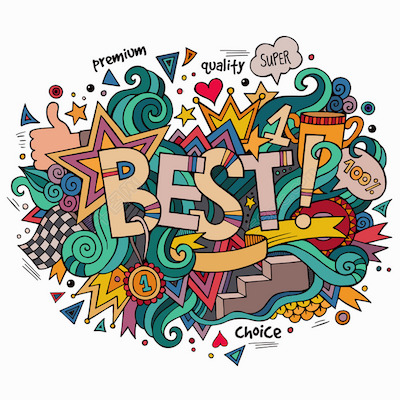
%> input picture Coursework02/Bo_Yuan_17017757/Image/best.jpeg, 400 x 400 px
$ octave Task04.m   (GNU Octave 9; MATLAB toolbox functions it lacks are replaced by stand-ins)
%> lines starting %> are read from the running program, lines starting %| are printed output that depends on the picture
### Coursework02/Bo_Yuan_17017757/mixGradient.m
function result = mixGradient(im_target,im_source)

%create the gradient mask for the first derivative
grad_mask_x=[-1 1];
grad_mask_y=[-1;1];

%get the first derivative of the target image

g_x_target=conv2(im_target(:,:),grad_mask_x, 'same');
g_y_target=conv2(im_target(:,:),grad_mask_y, 'same');
g_mag_target=sqrt(g_x_target.^2+g_y_target.^2);

%get the first derivative of the source image
g_x_source=conv2(im_source(:,:),grad_mask_x, 'same');
g_y_source=conv2(im_source(:,:),grad_mask_y, 'same');
g_mag_source=sqrt(g_x_source.^2+g_y_source.^2);

%work with 1-D
g_mag_target=g_mag_target(:);
g_mag_source=g_mag_source(:);

%initialize the final gradient with the source gradient
g_x_final=g_x_source(:);
g_y_final=g_y_source(:);

%if the gradient of the target image is larger than the gradient of
%the source image, use the target's gradient instead
g_x_final(abs(g_mag_target)>abs(g_mag_source))=...
            g_x_target(g_mag_target>g_mag_source);
g_y_final(abs(g_mag_target)>abs(g_mag_source))=...
            g_y_target(g_mag_target>g_mag_source);

%map to 2-D
g_x_final=reshape(g_x_final,size(im_source,1),size(im_source,2));
g_y_final=reshape(g_y_final,size(im_source,1),size(im_source,2));

%get the final laplacian of the combination between the source and
%target images lap=second deriv of x + second deriv of y
lap=conv2(g_x_final,grad_mask_x, 'same');
lap=lap+conv2(g_y_final,grad_mask_y, 'same');

result = lap;

end

### Coursework02/Bo_Yuan_17017757/compute1DIndex.m
function result = compute1DIndex(mask)

%create a matrix, its size is equal to the mask
[m,n] = size(mask);
matrix = zeros();

index = 1;

for i = 1:m
    for j = 1:n

        % if the point is the one which needs to compute (value is equal to 1)
        if mask(i,j) == 1

            % give the point a 1d index
            matrix(i,j) = index;

            index=index+1;
        end
    end
end

result = matrix;

end

### Coursework02/Bo_Yuan_17017757/constructEquation.m
function [A,b] = constructEquation(n,im_target,im_mask,lap,indexMatrix)
    %At most, there are 5 coefficients per row
    %
    coeff_num = 5;

    %create the sparse matrix to save memory
    A = spalloc(n, n, n*coeff_num);

    b = zeros(n,1);

    index = 0;

    for x=1:size(indexMatrix,1)
        for y=1:size(indexMatrix,2)

            if im_mask(x,y)==1

                index = index+1;
                A(index,index)=4; %the diagonal represent the current pixel

                %check the boundary
                if im_mask(x-1,y)==0 %known left pixel
                    b(index)=im_target(x-1,y); %add it to B
                else %unknown boundary
                    A(index,indexMatrix(x-1,y))=-1; %set its coefficient to -1
                end
                if im_mask(x+1,y)==0 %known right pixel
                    b(index)=b(index)+im_target(x+1,y); %add it to B
                else %unknown boundary
                    A(index,indexMatrix(x+1,y))=-1; %set its coefficient to -1
                end
                if im_mask(x,y-1)==0 %known bottom pixel
                    b(index)=b(index)+im_target(x,y-1); %add it to B
                else %unknown boundary
                    A(index,indexMatrix(x,y-1))=-1; %set its coefficient to -1
                end
                if im_mask(x,y+1)==0 %known top pixel
                    b(index)=b(index)+im_target(x,y+1); %add it to B
                else %unknown boundary
                    A(index,indexMatrix(x,y+1))=-1; %set its coefficient to -1
                end

                %update the B vector with the laplacian value

                b(index)=b(index)-lap(x,y);

            end

        end
    end

end

### Coursework02/Bo_Yuan_17017757/Task04.m
close all;
clear;
clc;

%% read image / convert the type to double
im_source   = imread('image/best.jpeg');
%> im_source is the input picture: size 400x400x3 uint8; mean R, G, B 186.2, 183.1, 172.6
im_whole_target   = imread('image/wall.jpeg');
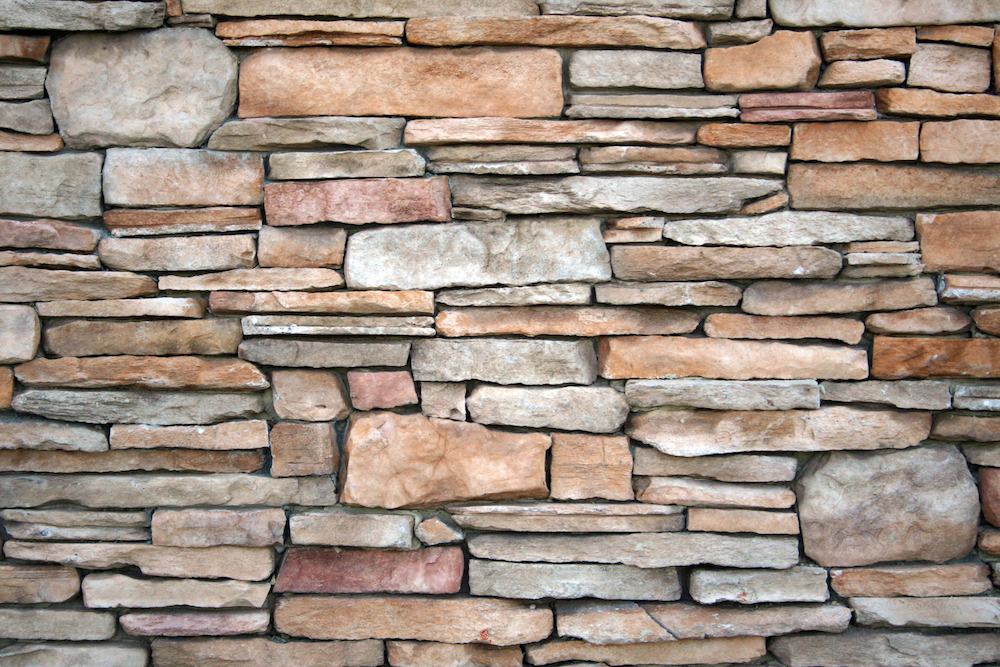
%> input picture Coursework02/Bo_Yuan_17017757/Image/wall.jpeg, 1000 x 667 px
%> im_whole_target is the input picture: size 667x1000x3 uint8; mean R, G, B 158.3, 142.5, 130.3

im_source = double(im_source);
%> im_source: size 400x400x3 double
im_whole_target = double(im_whole_target);
%> im_whole_target: size 667x1000x3 double

%% position of the source image in the target image
position_in_target = [50,50];

[rows, cols, channel] = size(im_source);
%> rows = 400; cols = 400; channel = 3

range_x = position_in_target(2):(position_in_target(2)+rows-1);
%> range_x = 400 values from 50 to 449
range_y = position_in_target(1):(position_in_target(1)+cols-1);
%> range_y = 400 values from 50 to 449

%% get a precise image of the whole target image
% Its a smaller image, the size is equal to the source image.
im_target = im_whole_target(range_x,range_y,:);
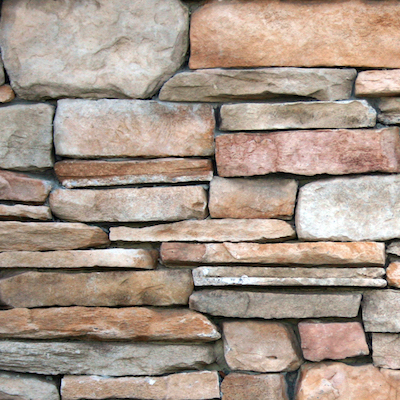
%> im_target: size 400x400x3 double; mean R, G, B 167.2, 150.3, 137.3

%% Polygon: define a polygon to set up a mask
polygon = [9,91;9,236;47,348;227,393;392,349;397,203;389,90;286,18;45,43];

x = polygon(:,1);
y = polygon(:,2);

% mask of source image
im_mask = poly2mask(x,y,rows,cols);

% find the number of unknown pixels based on the mask
n = size(find(im_mask==1),1);
%> n = 123887

%% create the laplacian mask for the second derivative of the source image
laplacian_mask = [0 1 0; 1 -4 1; 0 1 0];

%% output the image
im_out = im_target;

%> (the run ends here)
